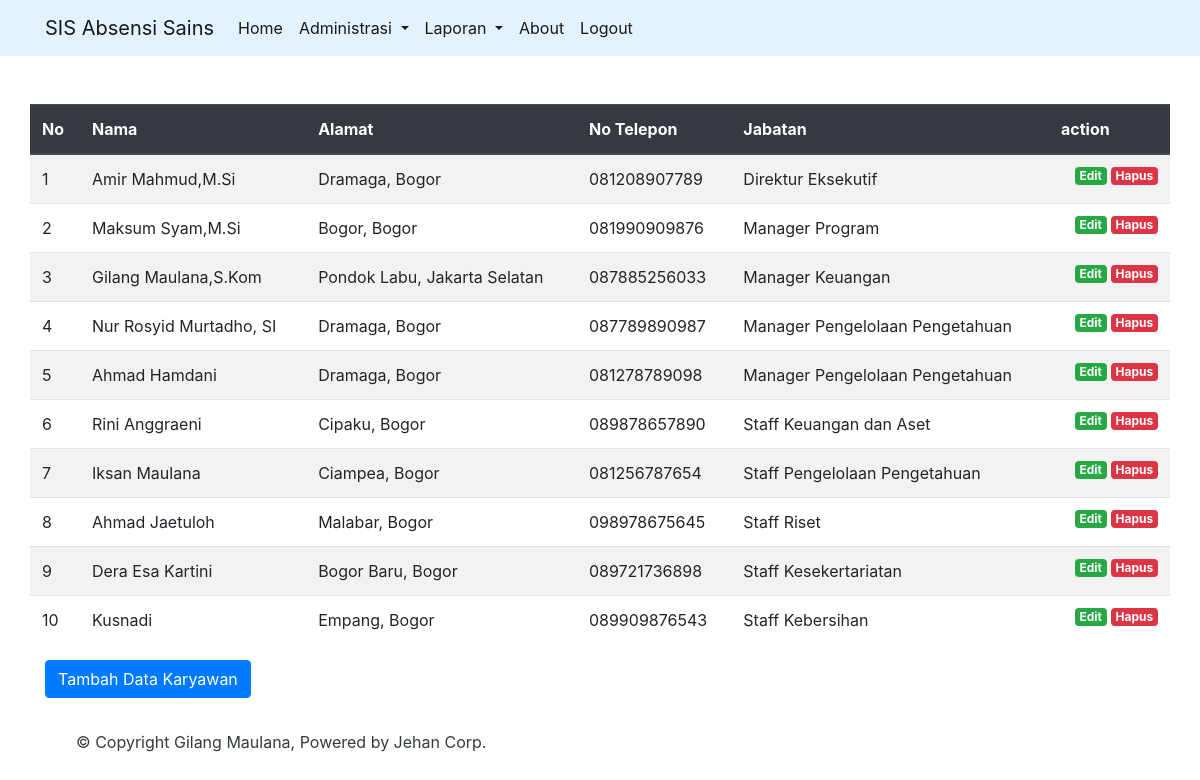
The page /sainsabsensi/public/karyawan (signed in) on the database its author committed.
### tables this page shows
CREATE TABLE `karyawan` (
  `id` int(11) NOT NULL,
  `nama` varchar(100) NOT NULL,
  `alamat` varchar(50) NOT NULL,
  `no_telpon` varchar(12) NOT NULL,
  `jabatan` varchar(100) NOT NULL
);

### sainsabsensi/app/core/Controller.php (called while the page is built, shortened)
<?php
class Controller
{
	public function view($view, $data = [])
	{
		extract($data);
		require_once '../app/views/' . $view . '.php';
	}
	public function model($model)
	{
		return new $model;
	}
}

### sainsabsensi/app/controllers/Karyawan.php (called while the page is built, shortened)
<?php
class Karyawan extends Controller {
	public function index()
	{
		$data['judul'] = 'Data Karyawan';
		$data['karyawan'] = $this->model('Karyawan_model')->getAllKaryawan();
		$this->view('templates/header', $data);
		$this->view('karyawan/index', $data);
		$this->view('templates/footer');
	}
}

### sainsabsensi/app/core/App.php (called while the page is built, shortened)
<?php
class App {
	protected $method = 'index';
	protected $params = [];
	public function __construct()
	{
		$this->controller = new $this->controller;
		call_user_func_array([$this->controller, $this->method], $this->params);
	}
}

### sainsabsensi/public/index.php (called while the page is built, shortened)
<?php
$app = new App;

### sainsabsensi/app/core/Database.php (called while the page is built, shortened)
<?php
class Database {
	private $host = DB_HOST;
	private $user = DB_USER;
	private $pass = DB_PASS;
	private $db_name = DB_NAME;
	private $dbh;
	private $stmt;
	public function __construct()
	{
		$dsn = 'mysql:host=' . $this->host . ';dbname=' . $this->db_name;
		$option = [
			PDO::ATTR_PERSISTENT => true,
			PDO::ATTR_ERRMODE => PDO::ERRMODE_EXCEPTION
		];
		try{
			$this->dbh = new PDO($dsn, $this->user, $this->pass, $option);
		}catch(PDOException $e) {
			die($e->getMessage());
		}
	}
	Public function query($query)
	{
		$this->stmt = $this->dbh->prepare($query);
	}
	public function execute()
	{
		$this->stmt->execute();
	}
	public function resultSet()
	{
		$this->execute();
		return $this->stmt->fetchAll(PDO::FETCH_ASSOC);
	}
}

### sainsabsensi/app/models/Karyawan_model.php (called while the page is built, shortened)
<?php
class Karyawan_model{
	private $table = 'karyawan';
	private $db;
	public function __construct()
	{
		$this->db = new Database;
	}
	public function getAllKaryawan()
	{
		$this->db->query('SELECT * FROM ' . $this->table);
		return $this->db->resultSet();
	}
}

### sainsabsensi/app/views/karyawan/index.php (the view, shortened to what this page needs)
<div class="container mt-5">
	<div class="row">
   <table class="table table-striped table-Secondary">
      <thead class="thead-dark">
        <tr>
            <th scope="col">No</th>
            <th scope="col">Nama</th>
            <th scope="col">Alamat</th>
            <th scope="col">No Telepon</th>
            <th scope="col">Jabatan</th>
               <th>action</th>
        </tr>
  </thead>
  <tbody>
    <?php foreach ($data['karyawan'] as $value): ?>
      <tr>
        <td><?php echo $value["id"] ?></td>
        <td><?php echo $value["nama"] ?></td>
        <td><?php echo $value["alamat"] ?></td>
        <td><?php echo $value["no_telpon"] ?></td>
        <td><?php echo $value["jabatan"] ?></td>
        <td><a href="<?php echo BASEURL; ?>/karyawan/hapus/<?php echo $value['id']; ?>
            " class="badge badge-danger float-right ml-1"
            onclick="return confirm('Apakah anda yakin ingin menghapus data ini?'); ">Hapus</a>
            <a href="<?php echo BASEURL; ?>/karyawan/edit/<?php echo $value['id']; ?>
            " class="badge badge-success float-right ml-1 tampilModalEdit"
            data-toggle="modal" data-target="#forModal" data-id="<?php echo $value['id']; ?>">Edit</a></td>
      </tr>
    <?php endforeach; ?>
  </tbody>
</table>
</div>
<button type="button" class="btn btn-primary tombolTambahData" data-toggle="modal" data-target="#forModal">
  Tambah Data Karyawan
</button>

### sainsabsensi/app/views/templates/header.php (shortened to what this page needs)
<!DOCTYPE html>
<html>
<head>
    <link rel="stylesheet" href="<?php echo BASEURL; ?>/css/bootstrap.min.css">
	<link rel="stylesheet" href="<?=BASEURL;?>/css/bootstrap.css">
</head>
<body>
	<nav class="navbar navbar-expand-lg navbar-light" style="background-color: #e3f2fd;">
		<div class="container">
  <a class="navbar-brand" href="<?=BASEURL;?>">SIS Absensi Sains</a>
  <div class="collapse navbar-collapse" id="navbarNavAltMarkup">
    <div class="navbar-nav">
      <a class="nav-item nav-link active" href="<?=BASEURL;?>">Home <span class="sr-only">(current)</span></a>
      <li class="nav-item dropdown">
        <a class="nav-link dropdown-toggle active" href="#" id="navbarDropdown" role="button" data-toggle="dropdown" aria-haspopup="true" aria-expanded="false">
          Administrasi
        </a>
      </li>
      <li class="nav-item dropdown">
        <a class="nav-link dropdown-toggle active" href="#" id="navbarDropdown" role="button" data-toggle="dropdown" aria-haspopup="true" aria-expanded="false">
          Laporan
        </a>
      </li>
      <a class="nav-item nav-link active" href="<?=BASEURL;?>/about">About</a>
      <a class="nav-item nav-link active" href="<?=BASEURL;?>/login/logout">Logout</a>
    </div>
  </div>
  </div>
</nav>

### sainsabsensi/app/views/templates/footer.php (shortened to what this page needs)
</body>
<footer>
	<div class="navbar navbar-inverse navbar-fixed-bottom ">
		<div class="container mt-4">
			<p class="text-dark">&#169 Copyright Gilang Maulana, Powered by Jehan Corp.</p>
		</div>
	</div>
</footer>
</html>

### rows shown on the page
karyawan: id "1", nama "Amir Mahmud,M.Si", alamat "Dramaga, Bogor", no_telpon "081208907789", jabatan "Direktur Eksekutif"
karyawan: id "2", nama "Maksum Syam,M.Si", alamat "Bogor, Bogor", no_telpon "081990909876", jabatan "Manager Program"
karyawan: id "3", nama "Gilang Maulana,S.Kom", alamat "Pondok Labu, Jakarta Selatan", no_telpon "087885256033", jabatan "Manager Keuangan"
karyawan: id "4", nama "Nur Rosyid Murtadho, SI", alamat "Dramaga, Bogor", no_telpon "087789890987", jabatan "Manager Pengelolaan Pengetahuan"
karyawan: id "5", nama "Ahmad Hamdani", alamat "Dramaga, Bogor", no_telpon "081278789098", jabatan "Manager Pengelolaan Pengetahuan"
karyawan: id "6", nama "Rini Anggraeni", alamat "Cipaku, Bogor", no_telpon "089878657890", jabatan "Staff Keuangan dan Aset"
karyawan: id "7", nama "Iksan Maulana", alamat "Ciampea, Bogor", no_telpon "081256787654", jabatan "Staff Pengelolaan Pengetahuan"
karyawan: id "8", nama "Ahmad Jaetuloh", alamat "Malabar, Bogor", no_telpon "098978675645", jabatan "Staff Riset"
karyawan: id "9", nama "Dera Esa Kartini", alamat "Bogor Baru, Bogor", no_telpon "089721736898", jabatan "Staff Kesekertariatan"
karyawan: id "10", nama "Kusnadi", alamat "Empang, Bogor", no_telpon "089909876543", jabatan "Staff Kebersihan"
